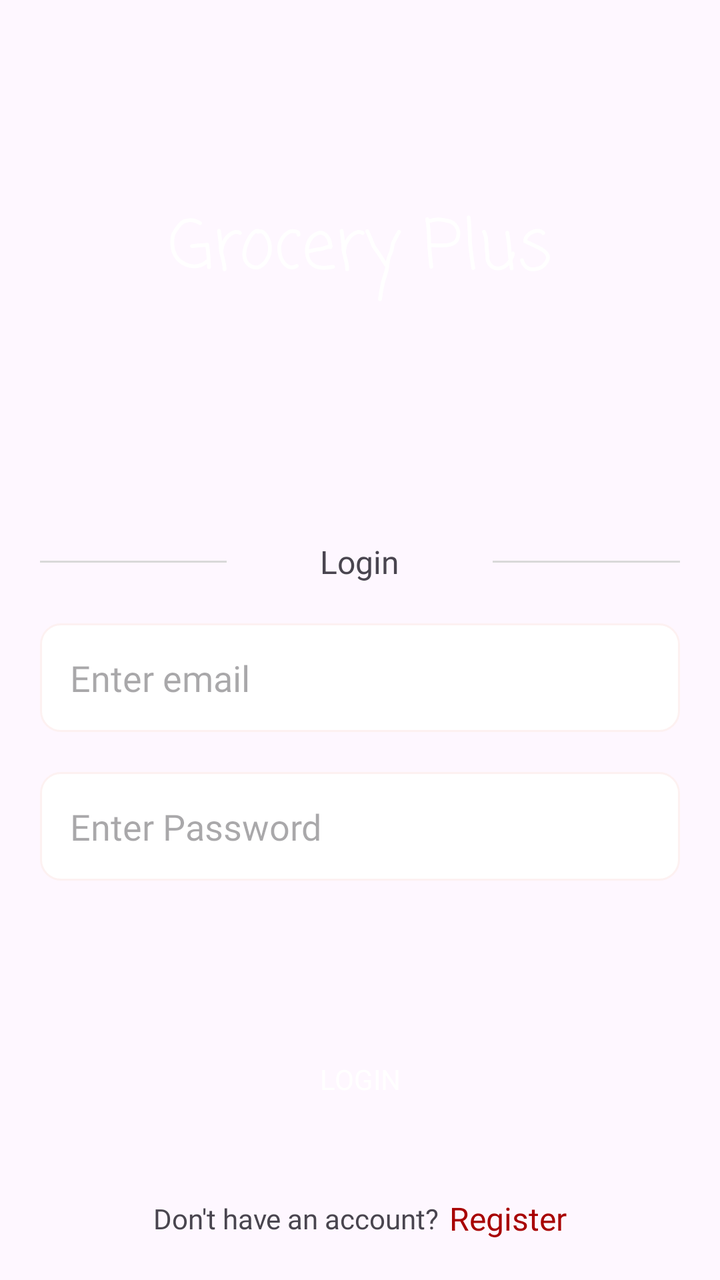
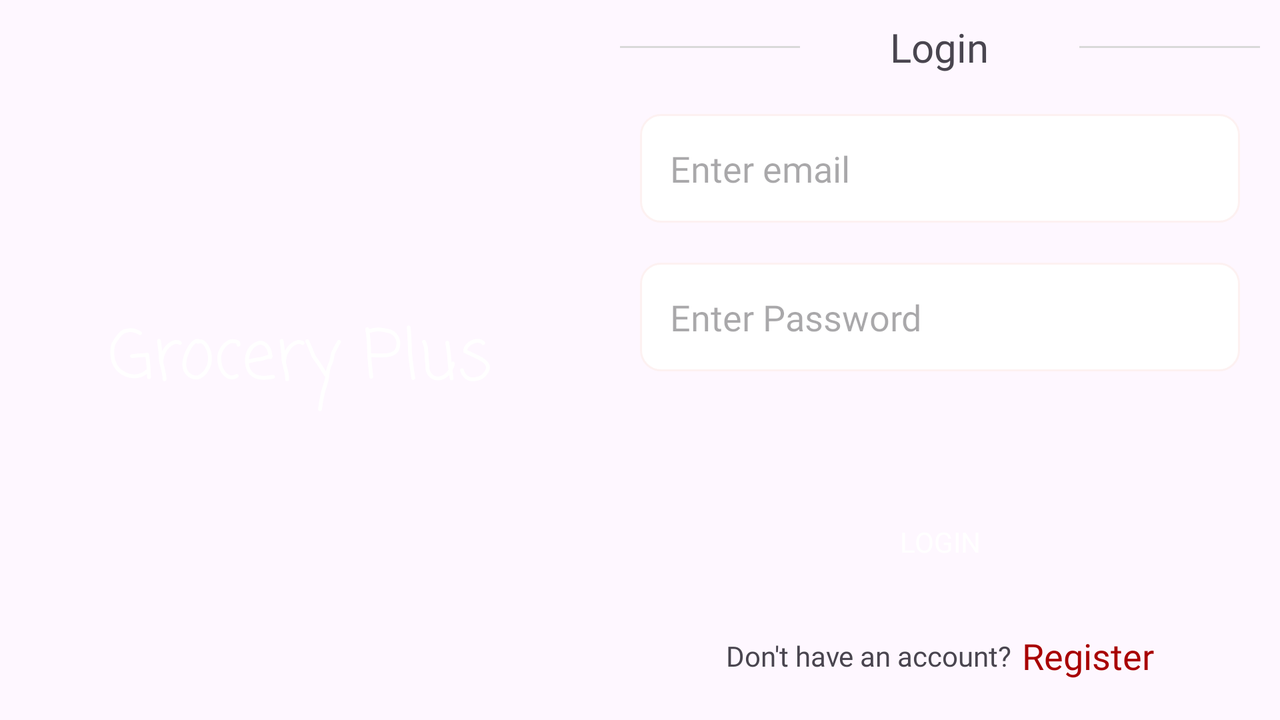

Two renders of one Android screen. The first uses the default layout on a phone; the second uses the alternative layout the repository ships for a different screen configuration, on a matching device. The two XML files are below.
<!-- AndroidManifest.xml: application theme Theme.Greeshma_Prasad_Project2 -->
<!-- res/layout/activity_login.xml -->
<?xml version="1.0" encoding="utf-8"?>
<androidx.constraintlayout.widget.ConstraintLayout xmlns:android="http://schemas.android.com/apk/res/android"
    xmlns:app="http://schemas.android.com/apk/res-auto"
    xmlns:tools="http://schemas.android.com/tools"
    android:id="@+id/main"
    android:layout_width="match_parent"
    android:layout_height="match_parent"
    tools:context=".LoginActivity">
<ScrollView android:layout_width="match_parent"
    android:layout_height="match_parent"
    app:layout_constraintStart_toStartOf="parent"
    app:layout_constraintEnd_toEndOf="parent"
    android:fillViewport="true"
    android:fitsSystemWindows="true">

<androidx.constraintlayout.widget.ConstraintLayout
    android:layout_width="match_parent"
    android:layout_height="wrap_content">
    <TextView
        android:id="@+id/imageView_logo"
        android:layout_width="match_parent"
        android:layout_height="250dp"
        android:background="@drawable/login_bg"
        android:text="Grocery Plus"
        android:gravity="center"
        android:textColor="@color/white"
        android:textSize="34sp"
        android:fontFamily="casual"
        app:layout_constraintStart_toStartOf="parent"
        app:layout_constraintEnd_toEndOf="parent"
        app:layout_constraintTop_toTopOf="parent"
        />
<TextView
    android:id="@+id/textview_heading"
    android:layout_width="match_parent"
    android:layout_height="wrap_content"
    android:layout_margin="20dp"
    android:text="Canada's #1  Trusted Grocery Delivery App"
    android:fontFamily="@font/poppins_regular"
    android:textColor="@color/black"
    android:gravity="center"
    android:textStyle="bold"
    android:textSize="24sp"
    android:visibility="gone"
    app:layout_constraintStart_toStartOf="parent"
    app:layout_constraintEnd_toEndOf="parent"
    app:layout_constraintTop_toBottomOf="@id/imageView_logo"/>
  <LinearLayout
      android:id="@+id/ll_login_or_signup"
      android:layout_width="match_parent"
      android:layout_height="wrap_content"
      app:layout_constraintStart_toStartOf="parent"
      app:layout_constraintEnd_toEndOf="parent"
      android:layout_margin="20dp"
      app:layout_constraintTop_toBottomOf="@id/textview_heading">
      <View
          android:layout_width="0dp"
          android:layout_height="1dp"
          android:layout_weight="1"
          android:layout_gravity="center_vertical"
          android:background="@color/line_color"/>
      <TextView
          android:id="@+id/textview_login_or_signup"
          android:layout_width="wrap_content"
          android:layout_height="wrap_content"
          android:layout_weight="1"
          android:layout_gravity="center"
          android:gravity="center"
          android:textSize="16sp"
          android:fontFamily="@font/poppins_bold"
          android:text="Login"/>
      <View
          android:layout_width="0dp"
          android:layout_height="1dp"
          android:background="@color/line_color"
          android:layout_gravity="center_vertical"
          android:layout_weight="1"/>
  </LinearLayout>
    <EditText
        android:id="@+id/edittext_mobile"
        android:layout_width="match_parent"
        android:layout_height="wrap_content"
        android:layout_margin="20dp"
        android:padding="15dp"
        android:hint="Enter Mobile Number"
        android:visibility="gone"
        android:fontFamily="@font/poppins_regular"
        android:background="@drawable/rounded_edittext"
        app:layout_constraintStart_toStartOf="parent"
        app:layout_constraintEnd_toEndOf="parent"
        app:layout_constraintTop_toBottomOf="@id/ll_login_or_signup"/>
    <EditText
        android:id="@+id/edittext_email"
        android:layout_width="match_parent"
        android:layout_height="wrap_content"
        android:layout_margin="20dp"
        android:padding="15dp"
        android:hint="Enter email"
        android:inputType="textEmailAddress"
        android:focusableInTouchMode="true"
        android:focusable="true"
        android:fontFamily="@font/poppins_regular"
        android:background="@drawable/rounded_edittext"
        app:layout_constraintStart_toStartOf="parent"
        app:layout_constraintEnd_toEndOf="parent"
        app:layout_constraintTop_toBottomOf="@id/edittext_mobile"

        >
        <requestFocus/>
    </EditText>
    <EditText
        android:id="@+id/edittext_password"
        android:layout_width="match_parent"
        android:layout_height="wrap_content"
        android:layout_margin="20dp"
        android:padding="15dp"
        android:inputType="textPassword"
        android:hint="Enter Password"
        android:focusableInTouchMode="true"
        android:fontFamily="@font/poppins_regular"
        android:background="@drawable/rounded_edittext"
        app:layout_constraintStart_toStartOf="parent"
        app:layout_constraintEnd_toEndOf="parent"
        app:layout_constraintTop_toBottomOf="@id/edittext_email"/>
    <androidx.appcompat.widget.AppCompatButton
        android:id="@+id/button_submit"
        android:layout_width="match_parent"
        android:layout_height="wrap_content"
        android:text="Login"
        android:padding="15dp"
        android:background="@drawable/rounded_button"
        android:backgroundTint="@null"
        android:layout_marginStart="20dp"
        android:layout_marginEnd="20dp"
        android:layout_marginTop="50dp"
        android:textColor="@color/white"
        android:fontFamily="@font/poppins_semibold"
        app:layout_constraintTop_toBottomOf="@id/edittext_password"
        app:layout_constraintStart_toStartOf="parent"
        app:layout_constraintEnd_toEndOf="parent"
        app:layout_constraintBottom_toTopOf="@id/ll_register"/>
    <LinearLayout
        android:id="@+id/ll_register"
        android:layout_width="match_parent"
        android:layout_height="wrap_content"
        android:padding="10dp"
        android:gravity="center"
        android:layout_marginBottom="10dp"
        app:layout_constraintStart_toStartOf="parent"
        app:layout_constraintEnd_toEndOf="parent"
        app:layout_constraintBottom_toBottomOf="parent">
        <TextView
            android:id="@+id/textview_register"
            android:layout_width="wrap_content"
            android:layout_height="wrap_content"
            android:text="Don't have an account?"
            android:textSize="14sp"
            android:fontFamily="@font/poppins_regular"
            />
        <TextView
            android:id="@+id/textview_register_button"
            android:layout_width="wrap_content"
            android:layout_height="wrap_content"
            android:text="Register"
            android:textSize="16sp"
            android:layout_marginStart="5dp"
            android:textColor="@color/colorPrimary"
            android:fontFamily="@font/poppins_regular" />
    </LinearLayout>
</androidx.constraintlayout.widget.ConstraintLayout>
</ScrollView>
</androidx.constraintlayout.widget.ConstraintLayout>
<!-- resources referenced by this layout -->
<resources>
  <color name="black">#FF000000</color>
  <color name="colorPrimary">#A80000</color>
  <color name="line_color">#D9D9D9</color>
  <color name="white">#FFFFFFFF</color>
  <!-- drawable rounded_edittext (drawable) -->
  <?xml version="1.0" encoding="utf-8"?>
  <shape xmlns:android="http://schemas.android.com/apk/res/android"
      android:shape="rectangle" android:padding="5dp">
  
      <solid android:color="#FFFFFF" />
      <corners
          android:bottomRightRadius="10dp"
          android:bottomLeftRadius="10dp"
          android:topLeftRadius="10dp"
          android:topRightRadius="10dp" />
      <stroke android:width="1dip" android:color="#FDF1F1" />
  </shape>
  <style name="Theme.Greeshma_Prasad_Project2" parent="Base.Theme.Greeshma_Prasad_Project2" />
  <style name="Base.Theme.Greeshma_Prasad_Project2" parent="Theme.Material3.DayNight.NoActionBar">
          
          
      </style>
</resources>
<!-- res/layout-land/activity_login.xml (the repository's variant of the layout above) -->
<!-- drawn on the phone turned sideways -->
<?xml version="1.0" encoding="utf-8"?>
<androidx.constraintlayout.widget.ConstraintLayout xmlns:android="http://schemas.android.com/apk/res/android"
    xmlns:app="http://schemas.android.com/apk/res-auto"
    xmlns:tools="http://schemas.android.com/tools"
    android:id="@+id/main"
    android:layout_width="match_parent"
    android:layout_height="match_parent"
    tools:context=".authentication.LoginActivity">
    <androidx.constraintlayout.widget.ConstraintLayout
        android:id="@+id/cl_logo"
        android:layout_width="300dp"
        android:layout_height="match_parent"
        app:layout_constraintStart_toStartOf="parent"
        app:layout_constraintTop_toTopOf="parent"
        app:layout_constraintBottom_toBottomOf="parent">
        <TextView
            android:id="@+id/imageView_logo"
            android:layout_width="match_parent"
            android:layout_height="match_parent"
            android:background="@drawable/login_bg"
            android:fontFamily="casual"
            android:gravity="center"
            android:text="Grocery Plus"
            android:textColor="@color/white"
            android:textSize="34sp"
            app:layout_constraintEnd_toEndOf="parent"
            app:layout_constraintStart_toStartOf="parent"
            app:layout_constraintTop_toTopOf="parent" />

    </androidx.constraintlayout.widget.ConstraintLayout>
<ScrollView android:layout_width="0dp"
    android:layout_height="match_parent"
    app:layout_constraintStart_toEndOf="@id/cl_logo"
    app:layout_constraintEnd_toEndOf="parent"
    app:layout_constraintTop_toTopOf="parent"
    app:layout_constraintBottom_toBottomOf="parent"
    android:fillViewport="true"
    android:fitsSystemWindows="true">

<androidx.constraintlayout.widget.ConstraintLayout
    android:layout_width="match_parent"
    android:layout_height="wrap_content">
    <TextView
        android:id="@+id/textview_heading"
        android:layout_width="match_parent"
        android:layout_height="wrap_content"
        android:layout_margin="10dp"
        android:text="Canada's #1  Trusted Grocery Delivery App"
        android:fontFamily="@font/poppins_regular"
        android:textColor="@color/black"
        android:gravity="center"
        android:textStyle="bold"
        android:textSize="22sp"
        android:visibility="gone"
        app:layout_constraintStart_toStartOf="parent"
        app:layout_constraintEnd_toEndOf="parent"
        app:layout_constraintTop_toTopOf="parent"/>

  <LinearLayout
      android:id="@+id/ll_login_or_signup"
      android:layout_width="match_parent"
      android:layout_height="wrap_content"
      app:layout_constraintStart_toStartOf="parent"
      app:layout_constraintEnd_toEndOf="parent"
      android:layout_margin="10dp"
     app:layout_constraintTop_toBottomOf="@id/textview_heading">
      <View
          android:layout_width="0dp"
          android:layout_height="1dp"
          android:layout_weight="1"
          android:layout_gravity="center_vertical"
          android:background="@color/line_color"/>
      <TextView
          android:id="@+id/textview_login_or_signup"
          android:layout_width="wrap_content"
          android:layout_height="wrap_content"
          android:layout_weight="1"
          android:layout_gravity="center"
          android:gravity="center"
          android:textSize="20sp"
          android:fontFamily="@font/poppins_bold"
          android:text="Login"/>
      <View
          android:layout_width="0dp"
          android:layout_height="1dp"
          android:background="@color/line_color"
          android:layout_gravity="center_vertical"
          android:layout_weight="1"/>
  </LinearLayout>
    <EditText
        android:id="@+id/edittext_mobile"
        android:layout_width="match_parent"
        android:layout_height="wrap_content"
        android:layout_margin="20dp"
        android:padding="15dp"
        android:hint="Enter Mobile Number"
        android:visibility="gone"
        android:fontFamily="@font/poppins_regular"
        android:background="@drawable/rounded_edittext"
        app:layout_constraintStart_toStartOf="parent"
        app:layout_constraintEnd_toEndOf="parent"
        app:layout_constraintTop_toBottomOf="@id/ll_login_or_signup"/>
    <EditText
        android:id="@+id/edittext_email"
        android:layout_width="match_parent"
        android:layout_height="wrap_content"
        android:layout_margin="20dp"
        android:padding="15dp"
        android:hint="Enter email"
        android:inputType="textEmailAddress"
        android:focusableInTouchMode="true"
        android:focusable="true"
        android:fontFamily="@font/poppins_regular"
        android:background="@drawable/rounded_edittext"
        app:layout_constraintStart_toStartOf="parent"
        app:layout_constraintEnd_toEndOf="parent"
        app:layout_constraintTop_toBottomOf="@id/edittext_mobile"

        >
        <requestFocus/>
    </EditText>
    <EditText
        android:id="@+id/edittext_password"
        android:layout_width="match_parent"
        android:layout_height="wrap_content"
        android:layout_margin="20dp"
        android:padding="15dp"
        android:inputType="textPassword"
        android:hint="Enter Password"
        android:focusableInTouchMode="true"
        android:fontFamily="@font/poppins_regular"
        android:background="@drawable/rounded_edittext"
        app:layout_constraintStart_toStartOf="parent"
        app:layout_constraintEnd_toEndOf="parent"
        app:layout_constraintTop_toBottomOf="@id/edittext_email"/>
    <androidx.appcompat.widget.AppCompatButton
        android:id="@+id/button_submit"
        android:layout_width="match_parent"
        android:layout_height="wrap_content"
        android:text="Login"
        android:padding="15dp"
        android:background="@drawable/rounded_button"
        android:backgroundTint="@null"
        android:layout_marginStart="20dp"
        android:layout_marginEnd="20dp"
        android:layout_marginTop="50dp"
        android:textColor="@color/white"
        android:fontFamily="@font/poppins_semibold"
        app:layout_constraintTop_toBottomOf="@id/edittext_password"
        app:layout_constraintStart_toStartOf="parent"
        app:layout_constraintEnd_toEndOf="parent"
        app:layout_constraintBottom_toTopOf="@id/ll_register"/>
    <LinearLayout
        android:id="@+id/ll_register"
        android:layout_width="match_parent"
        android:layout_height="wrap_content"
        android:padding="10dp"
        android:gravity="center"
        android:layout_marginBottom="10dp"
        app:layout_constraintStart_toStartOf="parent"
        app:layout_constraintEnd_toEndOf="parent"
        app:layout_constraintBottom_toBottomOf="parent">
        <TextView
            android:id="@+id/textview_register"
            android:layout_width="wrap_content"
            android:layout_height="wrap_content"
            android:text="Don't have an account?"
            android:textSize="14sp"
            android:fontFamily="@font/poppins_regular"
            />
        <TextView
            android:id="@+id/textview_register_button"
            android:layout_width="wrap_content"
            android:layout_height="wrap_content"
            android:text="Register"
            android:textSize="18sp"
            android:layout_marginStart="5dp"
            android:textColor="@color/colorPrimary"
            android:fontFamily="@font/poppins_regular" />
    </LinearLayout>


</androidx.constraintlayout.widget.ConstraintLayout>
</ScrollView>
</androidx.constraintlayout.widget.ConstraintLayout>
